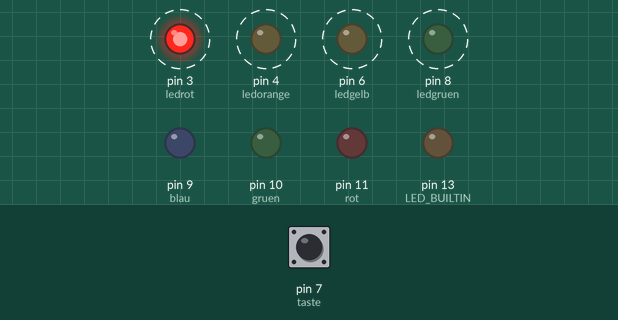
Simulated run of this sketch. Board: Arduino Uno, built with avr-gcc and run on an emulated ATmega328P. Parts: output pins drawn as LEDs (lit = HIGH). Dashed ring = blinking. The test bench sets the inputs (shaded band); at power-on: pin 7 (taste) LOW.

Above: at 1.7 s.
2.5 s: pin 7 (taste) pulled HIGH for 1 s
At 3.35 s:
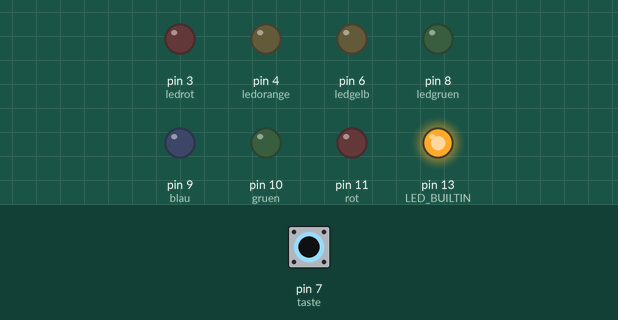
6.0 s: pin 7 (taste) pulled HIGH for 3.2 s
At 9.3 s:
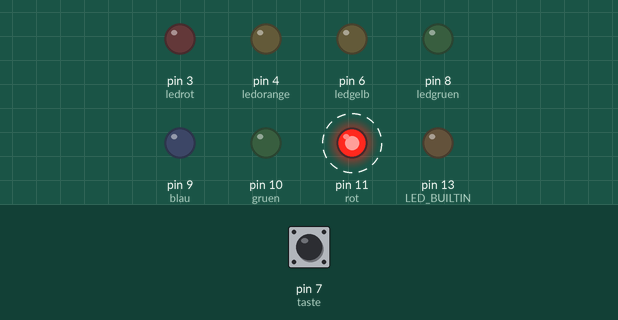
11.3 s: pin 7 (taste) pulled HIGH for 1 s
At 13.1 s:
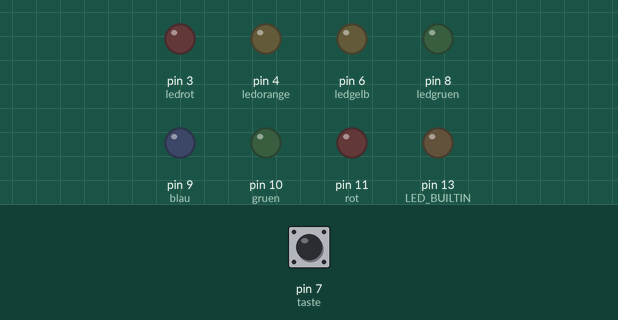
Timing chart, 0 to 14.6 s (numbered marks = the images above; inputs shaded):
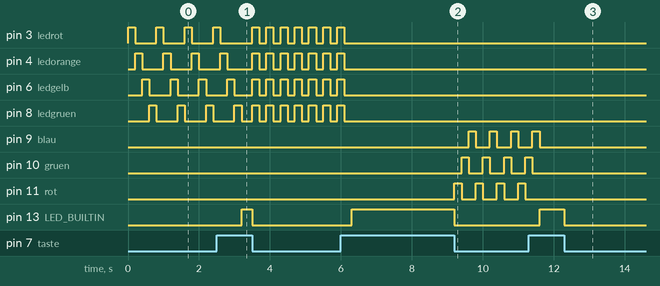

The sketch:

16blink.ino
```cpp
//16blink
//Franzis Adventskalender für Arduino

int ledrot = 3;
int ledorange = 4;
int ledgelb = 6;
int ledgruen = 8;
int rot = 11;
int gruen = 10;
int blau = 9;
int taste = 7;
int z1 = 200;
int z2 = 1;
int z3 = 1000;
int n = 0;

void setup() {
  pinMode(LED_BUILTIN, OUTPUT);
  pinMode(ledrot, OUTPUT);
  pinMode(ledorange, OUTPUT);
  pinMode(ledgelb, OUTPUT);
  pinMode(ledgruen, OUTPUT);
  pinMode(rot, OUTPUT);
  pinMode(gruen, OUTPUT);
  pinMode(blau, OUTPUT);
  pinMode(taste, INPUT);
}

void loop() {
  if(digitalRead(taste) == HIGH) {
    while(digitalRead(taste) == HIGH) {
      digitalWrite(LED_BUILTIN, HIGH);
    }
    digitalWrite(LED_BUILTIN, LOW);
    n++;
    if(n > 3) {
      n = 0;
    }
  }
  switch(n) {
    case 0:
      digitalWrite(ledrot, HIGH);
      delay(z1);
      digitalWrite(ledrot, LOW);
      digitalWrite(ledorange, HIGH);
      delay(z1);
      digitalWrite(ledorange, LOW);
      digitalWrite(ledgelb, HIGH);
      delay(z1);
      digitalWrite(ledgelb, LOW);
      digitalWrite(ledgruen, HIGH);
      delay(z1);
      digitalWrite(ledgruen, LOW);
      break;
    case 1:
      digitalWrite(ledrot, HIGH);
      digitalWrite(ledorange, HIGH);
      digitalWrite(ledgelb, HIGH);
      digitalWrite(ledgruen, HIGH);
      delay(z1);
      digitalWrite(ledrot, LOW);
      digitalWrite(ledorange, LOW);
      digitalWrite(ledgelb, LOW);
      digitalWrite(ledgruen, LOW);
      delay(z1);
      break;
    case 2:
      digitalWrite(rot, HIGH);
      delay(z1);
      digitalWrite(rot, LOW);
      digitalWrite(gruen, HIGH);
      delay(z1);
      digitalWrite(gruen, LOW);
      digitalWrite(blau, HIGH);
      delay(z1);
      digitalWrite(blau, LOW);
      break;
    case 3:
      digitalWrite(rot, HIGH);
      digitalWrite(gruen, HIGH);
      digitalWrite(blau, HIGH);
      delay(z2);
      digitalWrite(rot, LOW);
      digitalWrite(gruen, LOW);
      digitalWrite(blau, LOW);
      delay(z3);
      break;
  }
}
```

Measured:
- after the input at 2.5 s, pin 13 (LED_BUILTIN): LOW → HIGH after 0.70 s, → LOW 0.30 s later
- after the input at 6.0 s, pin 3 (ledrot), pin 4 (ledorange): goes on until 6.1 s, then stays LOW
- after the input at 11.3 s, pin 9 (blau): goes on until 11.6 s, then stays LOW; pin 10 (gruen): goes on until 11.4 s, then stays LOW; pin 11 (rot): stops changing and stays LOW; pin 13 (LED_BUILTIN): LOW → HIGH after 0.30 s, → LOW 0.70 s later
- by itself, pin 3 (ledrot): repeats every 0.40 s: HIGH 0.20 s, LOW 0.20 s
